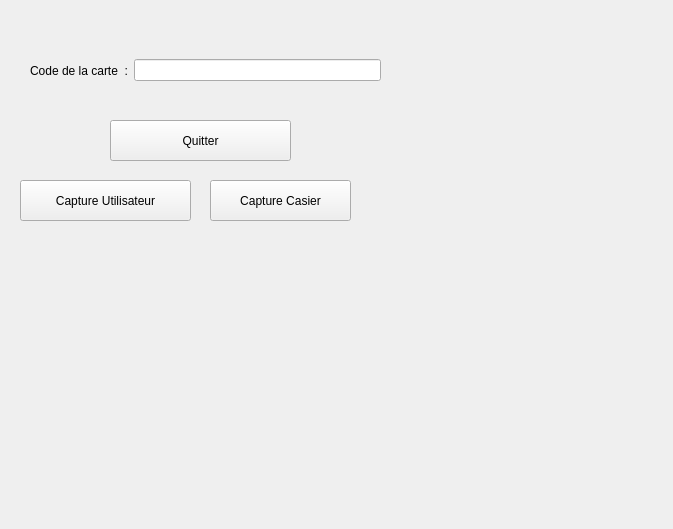
<?xml version="1.0" encoding="UTF-8"?>
<ui version="4.0">
 <class>Widget</class>
 <widget class="QWidget" name="Widget">
  <property name="geometry">
   <rect>
    <x>0</x>
    <y>0</y>
    <width>673</width>
    <height>529</height>
   </rect>
  </property>
  <property name="windowTitle">
   <string>Widget</string>
  </property>
  <widget class="QPushButton" name="pushButtonQuitter">
   <property name="geometry">
    <rect>
     <x>110</x>
     <y>120</y>
     <width>181</width>
     <height>41</height>
    </rect>
   </property>
   <property name="text">
    <string>Quitter</string>
   </property>
  </widget>
  <widget class="QWidget" name="layoutWidget">
   <property name="geometry">
    <rect>
     <x>30</x>
     <y>40</y>
     <width>351</width>
     <height>61</height>
    </rect>
   </property>
   <layout class="QHBoxLayout" name="horizontalLayout">
    <item>
     <widget class="QLabel" name="label">
      <property name="text">
       <string>Code de la carte  :</string>
      </property>
     </widget>
    </item>
    <item>
     <widget class="QLineEdit" name="lineEditCode"/>
    </item>
   </layout>
  </widget>
  <widget class="QPushButton" name="pushButtonCaptureCasier">
   <property name="geometry">
    <rect>
     <x>210</x>
     <y>180</y>
     <width>141</width>
     <height>41</height>
    </rect>
   </property>
   <property name="text">
    <string>Capture Casier</string>
   </property>
  </widget>
  <widget class="QPushButton" name="pushButtonCaptureUtilisateur">
   <property name="geometry">
    <rect>
     <x>20</x>
     <y>180</y>
     <width>171</width>
     <height>41</height>
    </rect>
   </property>
   <property name="text">
    <string>Capture Utilisateur</string>
   </property>
  </widget>
 </widget>
 <resources/>
 <connections>
  <connection>
   <sender>pushButtonQuitter</sender>
   <signal>clicked()</signal>
   <receiver>Widget</receiver>
   <slot>close()</slot>
   <hints>
    <hint type="sourcelabel">
     <x>274</x>
     <y>135</y>
    </hint>
    <hint type="destinationlabel">
     <x>350</x>
     <y>129</y>
    </hint>
   </hints>
  </connection>
 </connections>
</ui>
